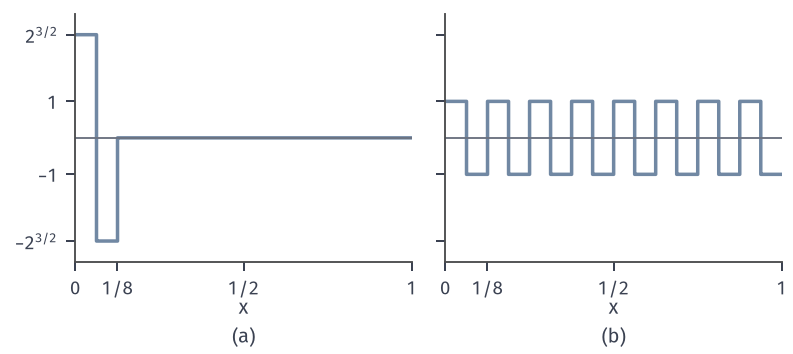

Source code (Python):
from pathlib import Path
import sys
ROOT = next(p for p in Path(__file__).resolve().parents if (p/"build.sh").is_file() and (p/"tex/book.tex").is_file())
sys.path.insert(0, str(ROOT/"figures/00-shared/mathematical-preliminaries-upper/00-shared/comprehension-figures"))
from support import figure, save, BLUE, GREEN, YELLOW, RED, PURPLE, INK, MUTED, GRID, BLUE_FILL, GREEN_FILL, YELLOW_FILL, RED_FILL, PURPLE_FILL
import numpy as np

# Haar level j=3: concentrated psi_{3,0} and spread sum_k 8^{-1/2} psi_{3,k}. Both have l2 coefficient norm 1.
fig, axes = figure(width_mm=112, height_mm=50, ncols=2, sharey=True)
fig.set_layout_engine(None)
fig.subplots_adjust(left=.095, right=.985, top=.96, bottom=.26, wspace=.1)
A = 2**1.5
def psi(x, k):
    y = 8*x-k
    return A*(((0 <= y) & (y < .5)).astype(float) - ((.5 <= y) & (y < 1)).astype(float))
x = np.linspace(0, 1, 4001, endpoint=False)
c1 = np.zeros(8); c1[0] = 1
c2 = np.ones(8)/np.sqrt(8)
for ax, c in zip(axes, (c1, c2)):
    g = sum(c[k]*psi(x, k) for k in range(8))
    ax.plot(x, g, color=BLUE, lw=1.4, drawstyle='steps-post')
    ax.axhline(0, color=MUTED, lw=.75)
    ax.set_xlim(0, 1); ax.set_ylim(-3.4, 3.4); ax.set_xticks([0, 1/8, .5, 1]); ax.set_xticklabels(['0', '1/8', '1/2', '1']); ax.set_yticks([-2.83, -1, 1, 2.83]); ax.set_yticklabels([r'$-2^{3/2}$', '$-1$', '$1$', r'$2^{3/2}$'])
    ax.set_xlabel('$x$', labelpad=0)
for a, s in zip(axes, '(a) (b)'.split()):
    q = a.get_position(); fig.text((q.x0+q.x1)/2, .02, s, ha='center', va='bottom')
save(fig, Path(__file__).resolve().parent, 'figure', {'formula': 'Haar j=3, c=(1,0,...) and c=8^{-1/2}(1,...,1)'})
